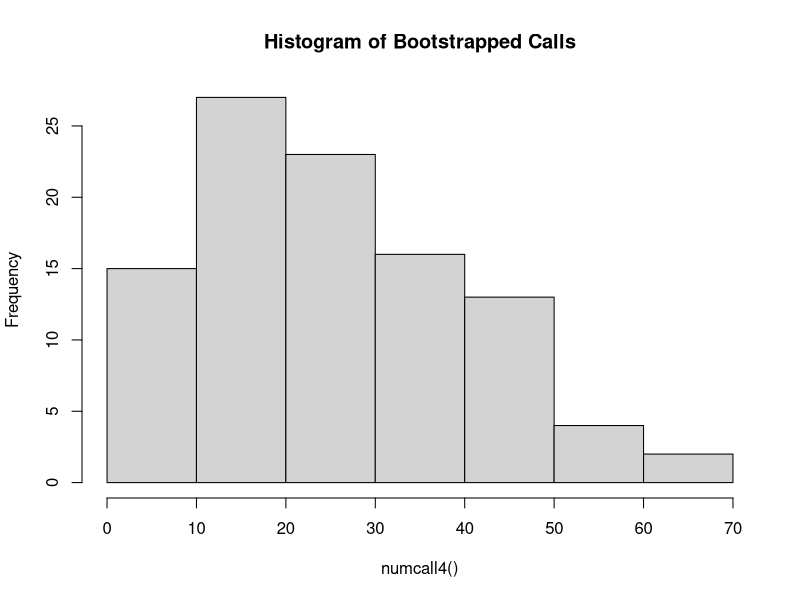
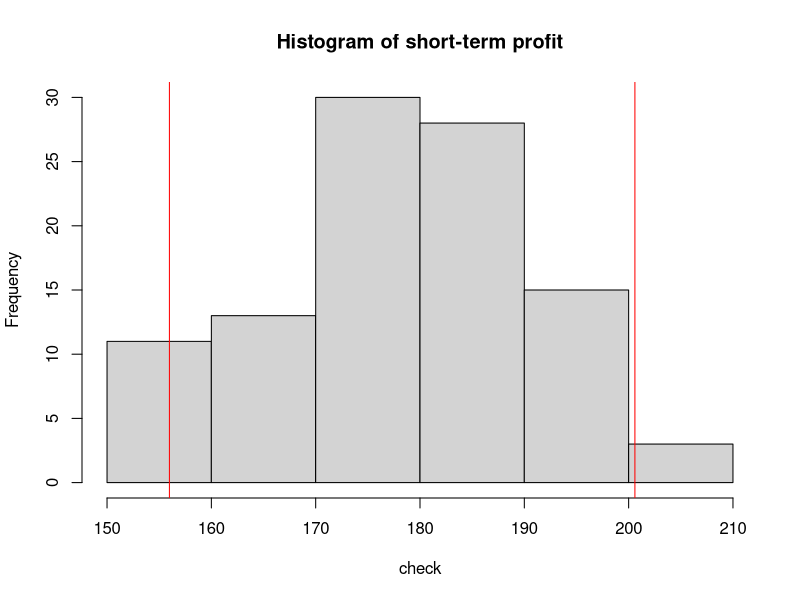
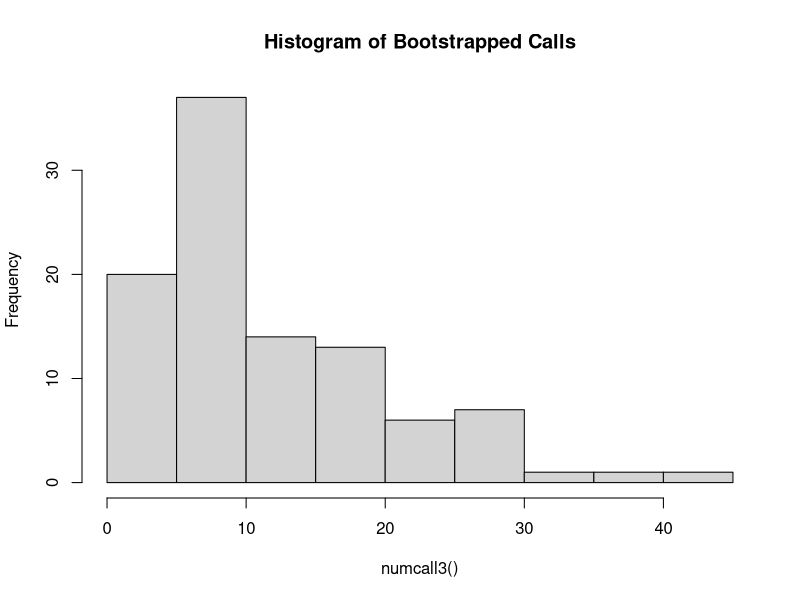

Here is the R script that generated these plots, in order:
## ---- chunk 1
library(dplyr)


numcall4 <- function(n=100) {
tha.calls <-c()
for (j in 1:n) {
  count <- 0
  A <- FALSE
  B <- FALSE
  C <- FALSE
  D <- FALSE
  E <- FALSE
  while (!(A & B & C & D)) {
    count <- count + 1
    num.box <- sample(c("A", "B", "C", "D", "E"), size = 1, replace = TRUE, prob = c(0.10, 0.25, 0.15, 0.40, 0.775))
      # just for fun, I did a character match with the boolean TRUE
    if (0 < sum(matches(match = "TRUE",vars = as.character(grepl("A",num.box))))) {
      A <- TRUE
    } else if (0 < sum(matches(match = "TRUE",vars = as.character(grepl("B",num.box))))) {
      B <- TRUE
    } else if (0 < sum(matches(match = "TRUE",vars = as.character(grepl("C",num.box))))) {
      C <- TRUE
    } else if (0 < sum(matches(match = "TRUE",vars = as.character(grepl("D",num.box))))) {
      D <- TRUE
    } else
      E <- FALSE # doesn't do anything.
  }
  tha.calls[j] <- sum(count)
}

tha.calls # about 20
}
yup <- mean(numcall4())
hist(numcall4(), main = "Histogram of Bootstrapped Calls")
c("mean # of calls" = yup)
## ---- chunk 2
# Vectorize values
sale.prob <- .04 # probability of completing a sale/total answered phone calls.
ppc <- .02 # price per call
avrev <- 199 # average revenue
nReps <- 100 # number of repetitions

## ---- chunk 3
ptm <- proc.time()  # Start the clock!

check <- c()
av_calls <- c()
for (i in 1:nReps) {
av_calls[i]<- mean(numcall4())
check[i] <- sale.prob*av_calls[i]*avrev - av_calls[i]*ppc
}

proc.time() - ptm   # Stop the clock

length(check) # Just to see if I have 100 elements in the vector
# t/s = to succeed
c("mean calls t/s"=mean(av_calls), "mean short-profit t/s"=mean(check))
## ---- chunk 4
ave_calls <- mean(av_calls)
short_profit <- mean(check)
c("prof/call" = short_profit/ave_calls )
# this means we make $ 7.94 on average per call that goes through to all 4 areas.
## ---- chunk 5
hist(check,main = "Histogram of short-term profit")
mc.err <- quantile(check,c(.025,.975))
abline(v=mc.err,col='red')

c(mc.err[1],"estimate"=short_profit,mc.err[2])
## ---- chunk 6
numcall3 <- function(n=100) {
tha.calls <-c()
for (j in 1:n) {
  count <- 0
  A <- TRUE
  B <- FALSE
  C <- FALSE
  D <- FALSE
  E <- FALSE
  while (!(B & C & D)) {
    count <- count + 1
    num.box <- sample(c("A","B", "C", "D", "E"), size = 1, replace = TRUE, prob = c(0,0.25, 0.15, 0.40, 0.7333333))
      # just for fun, I did a character match with the boolean TRUE
    if (0 < sum(matches(match = "TRUE",vars = as.character(grepl("A",num.box))))) {
      A <- TRUE
    } else if (0 < sum(matches(match = "TRUE",vars = as.character(grepl("B",num.box))))) {
      B <- TRUE
    } else if (0 < sum(matches(match = "TRUE",vars = as.character(grepl("C",num.box))))) {
      C <- TRUE
    } else if (0 < sum(matches(match = "TRUE",vars = as.character(grepl("D",num.box))))) {
      D <- TRUE
    } else
      E <- FALSE # doesn't do anything.
  }
  tha.calls[j] <- sum(count)
}

tha.calls # about 20
}
yup <- mean(numcall3())
hist(numcall3(), main = "Histogram of Bootstrapped Calls")
c("mean # of calls" = yup)
## ---- chunk 7

pval <- c()
for (i in 1:100) {
three <- numcall3()/3
four <- numcall4()/4
pval[i] <- t.test(four,three, alternative = "two.sided",conf.level = .95)$p.value
# pval < 0.05
}
length(pval)
sum(pval<.05)/100
## ---- chunk 8
(25.61/4) - (12.64/3)




